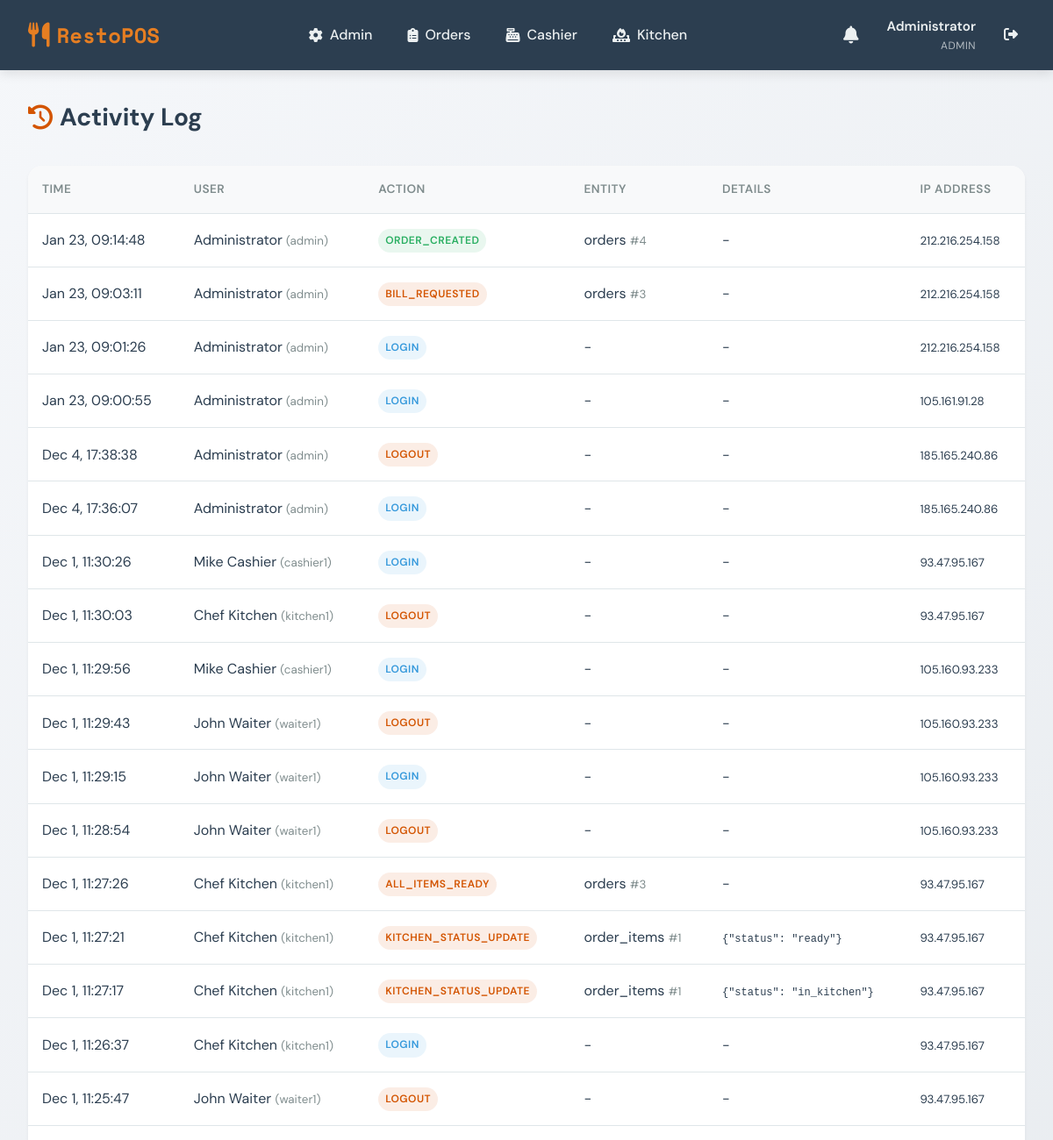
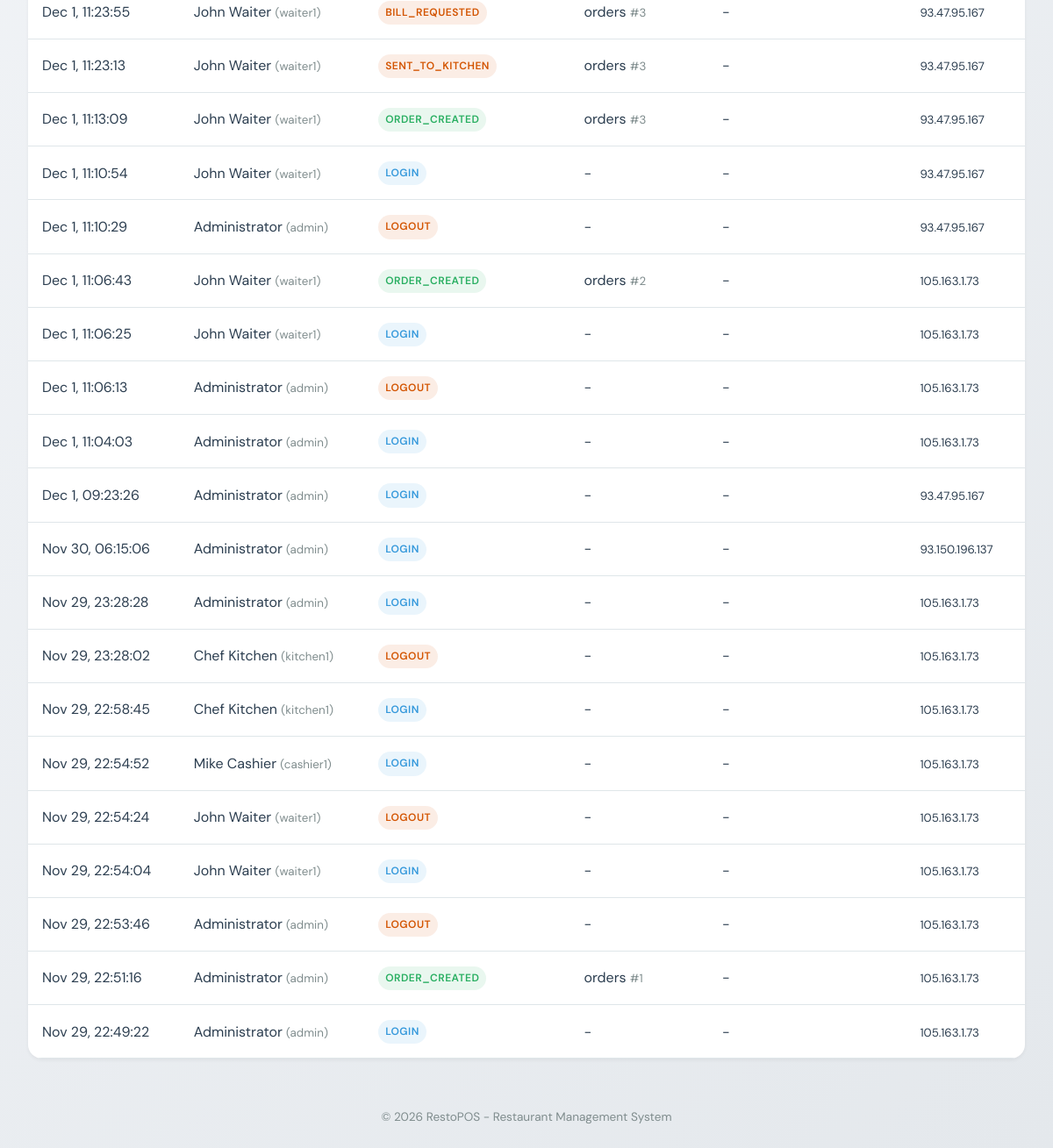
The app's page /admin/activity.php (signed in) with its own data (2 pictures, top to bottom).
### tables this page shows
CREATE TABLE `users` (
  `id` int NOT NULL,
  `username` varchar(50) NOT NULL,
  `password` varchar(255) NOT NULL,
  `full_name` varchar(100) NOT NULL,
  `role` enum('admin','waiter','cashier','kitchen') NOT NULL,
  `email` varchar(100) DEFAULT NULL,
  `phone` varchar(20) DEFAULT NULL,
  `active` tinyint(1) DEFAULT '1',
  `created_at` timestamp NULL DEFAULT CURRENT_TIMESTAMP,
  `updated_at` timestamp NULL DEFAULT CURRENT_TIMESTAMP ON UPDATE CURRENT_TIMESTAMP
);

CREATE TABLE `activity_log` (
  `id` int NOT NULL,
  `user_id` int DEFAULT NULL,
  `action` varchar(100) NOT NULL,
  `entity_type` varchar(50) DEFAULT NULL,
  `entity_id` int DEFAULT NULL,
  `details` json DEFAULT NULL,
  `ip_address` varchar(45) DEFAULT NULL,
  `created_at` timestamp NULL DEFAULT CURRENT_TIMESTAMP
);

### includes/functions.php (called while the page is built, shortened)
<?php
function getCurrentUser() {
    $pdo = getDBConnection();
    $stmt = $pdo->prepare("SELECT * FROM users WHERE id = ? AND active = 1");
    $stmt->execute([$_SESSION['user_id']]);
    return $stmt->fetch();
}
function hasRole($roles) {
    $user = getCurrentUser();
    return in_array($user['role'], $roles);
}
function sanitize($input) {
    return htmlspecialchars(trim($input), ENT_QUOTES, 'UTF-8');
}

### admin/activity.php (the view, shortened to what this page needs)
<?php
require_once __DIR__ . '/../includes/functions.php';
$pdo = getDBConnection();
$stmt = $pdo->query("
    SELECT al.*, u.full_name, u.username
    FROM activity_log al
    LEFT JOIN users u ON al.user_id = u.id
    ORDER BY al.created_at DESC
    LIMIT 100
");
$activities = $stmt->fetchAll();
include __DIR__ . '/../includes/header.php';
?>
<div class="page-header">
    <h1><i class="fas fa-history"></i> Activity Log</h1>
</div>
<div class="card">
    <table class="data-table">
        <thead>
            <tr>
                <th>Time</th>
                <th>User</th>
                <th>Action</th>
                <th>Entity</th>
                <th>Details</th>
                <th>IP Address</th>
            </tr>
        </thead>
        <tbody>
            <?php foreach ($activities as $activity): ?>
                <tr>
                    <td><?= date('M j, H:i:s', strtotime($activity['created_at'])) ?></td>
                    <td>
                        <?php if ($activity['full_name']): ?>
                            <?= htmlspecialchars($activity['full_name']) ?>
                            <small class="text-muted">(<?= htmlspecialchars($activity['username']) ?>)</small>
                        <?php else: ?>
                            <span class="text-muted">System</span>
                        <?php endif; ?>
                    </td>
                    <td>
                        <span class="badge badge-<?=
                            strpos($activity['action'], 'create') !== false ? 'success' :
                            (strpos($activity['action'], 'delete') !== false ? 'danger' :
                            (strpos($activity['action'], 'login') !== false ? 'info' : 'primary'))
                        ?>">
                            <?= htmlspecialchars($activity['action']) ?>
                        </span>
                    </td>
                    <td>
                        <?php if ($activity['entity_type']): ?>
                            <?= htmlspecialchars($activity['entity_type']) ?>
                            <?php if ($activity['entity_id']): ?>
                                <small class="text-muted">#<?= $activity['entity_id'] ?></small>
                            <?php endif; ?>
                        <?php else: ?>
                            -
                        <?php endif; ?>
                    </td>
                    <td>
                        <?php if ($activity['details']): ?>
                            <code style="font-size: 0.75rem;"><?= htmlspecialchars(substr($activity['details'], 0, 50)) ?></code>
                        <?php else: ?>
                            -
                        <?php endif; ?>
                    </td>
                    <td><small><?= htmlspecialchars($activity['ip_address'] ?? '-') ?></small></td>
                </tr>
            <?php endforeach; ?>
        </tbody>
    </table>
</div>
<?php include __DIR__ . '/../includes/footer.php'; ?>

### includes/header.php (shortened to what this page needs)
<?php
$currentUser = getCurrentUser();
$currentPage = basename($_SERVER['PHP_SELF'], '.php');
?>
<!DOCTYPE html>
<html lang="en">
<head>
    <link rel="stylesheet" href="https://cdnjs.cloudflare.com/ajax/libs/font-awesome/6.4.0/css/all.min.css">
    <link rel="stylesheet" href="/assets/css/style.css">
</head>
<body class="role-<?= $currentUser['role'] ?? 'guest' ?>">
    <nav class="main-nav">
        <div class="nav-brand">
            <i class="fas fa-utensils"></i>
            <span>RestoPOS</span>
        </div>
        <?php if ($currentUser): ?>
        <div class="nav-links">
            <?php if (hasRole(['admin'])): ?>
                <a href="/admin/index.php" class="<?= strpos($currentPage, 'admin') !== false ? 'active' : '' ?>">
                    <i class="fas fa-cog"></i> Admin
                </a>
            <?php endif; ?>
            <?php if (hasRole(['admin', 'waiter'])): ?>
                <a href="/waiter/index.php" class="<?= strpos($currentPage, 'waiter') !== false || $currentPage === 'tables' ? 'active' : '' ?>">
                    <i class="fas fa-clipboard-list"></i> Orders
                </a>
            <?php endif; ?>
            <?php if (hasRole(['admin', 'cashier'])): ?>
                <a href="/cashier/index.php" class="<?= strpos($currentPage, 'cashier') !== false ? 'active' : '' ?>">
                    <i class="fas fa-cash-register"></i> Cashier
                </a>
            <?php endif; ?>
            <?php if (hasRole(['admin', 'kitchen'])): ?>
                <a href="/kitchen/index.php" class="<?= strpos($currentPage, 'kitchen') !== false ? 'active' : '' ?>">
                    <i class="fas fa-fire-burner"></i> Kitchen
                </a>
            <?php endif; ?>
        </div>
        <div class="nav-user">
            <div class="notifications-bell" id="notificationsBell">
                <i class="fas fa-bell"></i>
            </div>
            <div class="user-info">
                <span class="user-name"><?= sanitize($currentUser['full_name']) ?></span>
                <span class="user-role"><?= ucfirst($currentUser['role']) ?></span>
            </div>
            <a href="/logout.php" class="btn-logout" title="Logout">
                <i class="fas fa-sign-out-alt"></i>
            </a>
        </div>
        <?php else: ?>
        <div class="nav-links">
            <a href="/login.php">Login</a>
        </div>
        <?php endif; ?>
    </nav>
    <main class="main-content">

### assets/css/style.css (style rules this page uses)
:root { --primary: #d35400; --primary-dark: #a84300; --primary-light: #e67e22; --secondary: #2c3e50; --accent: #16a085; --success: #27ae60; --warning: #f39c12; --danger: #e74c3c; --info: #3498db; --bg-dark: #1a1a2e; --bg-card: #16213e; --bg-light: #f8f9fa; --text-primary: #2c3e50; --text-secondary: #7f8c8d; --text-light: #ecf0f1; --border-color: #dfe6e9; --status-free: #27ae60; --status-occupied: #e74c3c; --status-bill: #f39c12; --status-reserved: #9b59b6; --space-xs: 0.25rem; --space-sm: 0.5rem; --space-md: 1rem; --space-lg: 1.5rem; --space-xl: 2rem; --space-xxl: 3rem; --font-main: 'DM Sans', -apple-system, BlinkMacSystemFont, sans-serif; --font-display: 'Space Mono', monospace; --shadow-sm: 0 2px 4px rgba(0,0,0,0.05); --shadow-md: 0 4px 12px rgba(0,0,0,0.1); --shadow-lg: 0 8px 24px rgba(0,0,0,0.12); --shadow-glow: 0 0 20px rgba(211, 84, 0, 0.3); --radius-sm: 6px; --radius-md: 10px; --radius-lg: 16px; --radius-full: 50px; --transition-fast: 0.15s ease; --transition-normal: 0.25s ease; --transition-slow: 0.4s ease; }
*, *::before, *::after { box-sizing: border-box; margin: 0; padding: 0; }
html { font-size: 16px; scroll-behavior: smooth; }
body { font-family: var(--font-main); background: linear-gradient(135deg, #f5f7fa 0%, #e4e8ec 100%); min-height: 100vh; color: var(--text-primary); line-height: 1.6; }
.main-nav { background: var(--secondary); padding: var(--space-md) var(--space-xl); display: flex; align-items: center; justify-content: space-between; position: sticky; top: 0; z-index: 1000; box-shadow: var(--shadow-md); }
.nav-brand { display: flex; align-items: center; gap: var(--space-sm); color: var(--primary-light); font-family: var(--font-display); font-size: 1.5rem; font-weight: 700; }
.nav-brand i { font-size: 1.75rem; }
.nav-links { display: flex; gap: var(--space-sm); }
.nav-links a { color: var(--text-light); text-decoration: none; padding: var(--space-sm) var(--space-md); border-radius: var(--radius-md); transition: all var(--transition-fast); display: flex; align-items: center; gap: var(--space-sm); font-weight: 500; }
.nav-user { display: flex; align-items: center; gap: var(--space-lg); }
.notifications-bell { position: relative; cursor: pointer; color: var(--text-light); font-size: 1.25rem; padding: var(--space-sm); transition: color var(--transition-fast); }
.user-info { display: flex; flex-direction: column; align-items: flex-end; color: var(--text-light); }
.user-name { font-weight: 600; font-size: 0.95rem; }
.user-role { font-size: 0.75rem; opacity: 0.7; text-transform: uppercase; letter-spacing: 0.5px; }
.btn-logout { color: var(--text-light); padding: var(--space-sm); border-radius: var(--radius-md); transition: all var(--transition-fast); }
.main-content { padding: var(--space-xl); min-height: calc(100vh - 140px); }
.page-header { display: flex; justify-content: space-between; align-items: center; margin-bottom: var(--space-xl); }
.page-header h1 { font-size: 1.75rem; font-weight: 700; color: var(--secondary); display: flex; align-items: center; gap: var(--space-sm); }
.page-header h1 i { color: var(--primary); }
.card { background: white; border-radius: var(--radius-lg); box-shadow: var(--shadow-sm); overflow: hidden; transition: box-shadow var(--transition-normal); }
.data-table { width: 100%; border-collapse: collapse; }
.data-table th, .data-table td { padding: var(--space-md); text-align: left; border-bottom: 1px solid var(--border-color); }
.data-table th { background: var(--bg-light); font-weight: 600; font-size: 0.85rem; text-transform: uppercase; letter-spacing: 0.5px; color: var(--text-secondary); }
.badge { display: inline-flex; align-items: center; padding: var(--space-xs) var(--space-sm); font-size: 0.75rem; font-weight: 600; border-radius: var(--radius-full); text-transform: uppercase; letter-spacing: 0.5px; }
.badge-primary { background: rgba(211, 84, 0, 0.1); color: var(--primary); }
.badge-success { background: rgba(39, 174, 96, 0.1); color: var(--success); }
.badge-info { background: rgba(52, 152, 219, 0.1); color: var(--info); }
.text-muted { color: var(--text-secondary); }

### records on screen
users: full_name "Administrator", role "ADMIN"
activity_log: created_at "Jan 23, 09:14:48", user.full_name "Administrator", user.username "admin", action "ORDER_CREATED", entity_type "orders", entity "4", ip_address "212.216.254.158"
activity_log: created_at "Jan 23, 09:03:11", user.full_name "Administrator", user.username "admin", action "BILL_REQUESTED", entity_type "orders", entity "3", ip_address "212.216.254.158"
activity_log: created_at "Jan 23, 09:01:26", user.full_name "Administrator", user.username "admin", action "LOGIN", ip_address "212.216.254.158"
activity_log: created_at "Jan 23, 09:00:55", user.full_name "Administrator", user.username "admin", action "LOGIN", ip_address "105.161.91.28"
activity_log: created_at "Dec 4, 17:38:38", user.full_name "Administrator", user.username "admin", action "LOGOUT", ip_address "185.165.240.86"
activity_log: created_at "Dec 4, 17:36:07", user.full_name "Administrator", user.username "admin", action "LOGIN", ip_address "185.165.240.86"
activity_log: created_at "Dec 1, 11:30:26", user.full_name "Mike Cashier", user.username "cashier1", action "LOGIN", ip_address "93.47.95.167"
activity_log: created_at "Dec 1, 11:30:03", user.full_name "Chef Kitchen", user.username "kitchen1", action "LOGOUT", ip_address "93.47.95.167"
activity_log: created_at "Dec 1, 11:29:56", user.full_name "Mike Cashier", user.username "cashier1", action "LOGIN", ip_address "105.160.93.233"
activity_log: created_at "Dec 1, 11:29:43", user.full_name "John Waiter", user.username "waiter1", action "LOGOUT", ip_address "105.160.93.233"
activity_log: created_at "Dec 1, 11:29:15", user.full_name "John Waiter", user.username "waiter1", action "LOGIN", ip_address "105.160.93.233"
activity_log: created_at "Dec 1, 11:28:54", user.full_name "John Waiter", user.username "waiter1", action "LOGOUT", ip_address "105.160.93.233"
activity_log: created_at "Dec 1, 11:27:26", user.full_name "Chef Kitchen", user.username "kitchen1", action "ALL_ITEMS_READY", entity_type "orders", entity "3", ip_address "93.47.95.167"
activity_log: created_at "Dec 1, 11:27:21", user.full_name "Chef Kitchen", user.username "kitchen1", action "KITCHEN_STATUS_UPDATE", entity_type "order_items", entity "1", details "{\"status\": \"ready\"}", ip_address "93.47.95.167"
activity_log: created_at "Dec 1, 11:27:17", user.full_name "Chef Kitchen", user.username "kitchen1", action "KITCHEN_STATUS_UPDATE", entity_type "order_items", entity "1", details "{\"status\": \"in_kitchen\"}", ip_address "93.47.95.167"
activity_log: created_at "Dec 1, 11:26:37", user.full_name "Chef Kitchen", user.username "kitchen1", action "LOGIN", ip_address "93.47.95.167"
activity_log: created_at "Dec 1, 11:25:47", user.full_name "John Waiter", user.username "waiter1", action "LOGOUT", ip_address "93.47.95.167"
activity_log: created_at "Dec 1, 11:23:55", user.full_name "John Waiter", user.username "waiter1", action "BILL_REQUESTED", entity_type "orders", entity "3", ip_address "93.47.95.167"
activity_log: created_at "Dec 1, 11:23:13", user.full_name "John Waiter", user.username "waiter1", action "SENT_TO_KITCHEN", entity_type "orders", entity "3", ip_address "93.47.95.167"
activity_log: created_at "Dec 1, 11:13:09", user.full_name "John Waiter", user.username "waiter1", action "ORDER_CREATED", entity_type "orders", entity "3", ip_address "93.47.95.167"
activity_log: created_at "Dec 1, 11:10:54", user.full_name "John Waiter", user.username "waiter1", action "LOGIN", ip_address "93.47.95.167"
activity_log: created_at "Dec 1, 11:10:29", user.full_name "Administrator", user.username "admin", action "LOGOUT", ip_address "93.47.95.167"
activity_log: created_at "Dec 1, 11:06:43", user.full_name "John Waiter", user.username "waiter1", action "ORDER_CREATED", entity_type "orders", entity "2", ip_address "105.163.1.73"
activity_log: created_at "Dec 1, 11:06:25", user.full_name "John Waiter", user.username "waiter1", action "LOGIN", ip_address "105.163.1.73"
activity_log: created_at "Dec 1, 11:06:13", user.full_name "Administrator", user.username "admin", action "LOGOUT", ip_address "105.163.1.73"
activity_log: created_at "Dec 1, 11:04:03", user.full_name "Administrator", user.username "admin", action "LOGIN", ip_address "105.163.1.73"
activity_log: created_at "Dec 1, 09:23:26", user.full_name "Administrator", user.username "admin", action "LOGIN", ip_address "93.47.95.167"
activity_log: created_at "Nov 30, 06:15:06", user.full_name "Administrator", user.username "admin", action "LOGIN", ip_address "93.150.196.137"
activity_log: created_at "Nov 29, 23:28:28", user.full_name "Administrator", user.username "admin", action "LOGIN", ip_address "105.163.1.73"
activity_log: created_at "Nov 29, 23:28:02", user.full_name "Chef Kitchen", user.username "kitchen1", action "LOGOUT", ip_address "105.163.1.73"
activity_log: created_at "Nov 29, 22:58:45", user.full_name "Chef Kitchen", user.username "kitchen1", action "LOGIN", ip_address "105.163.1.73"
activity_log: created_at "Nov 29, 22:54:52", user.full_name "Mike Cashier", user.username "cashier1", action "LOGIN", ip_address "105.163.1.73"
activity_log: created_at "Nov 29, 22:54:24", user.full_name "John Waiter", user.username "waiter1", action "LOGOUT", ip_address "105.163.1.73"
activity_log: created_at "Nov 29, 22:54:04", user.full_name "John Waiter", user.username "waiter1", action "LOGIN", ip_address "105.163.1.73"
activity_log: created_at "Nov 29, 22:53:46", user.full_name "Administrator", user.username "admin", action "LOGOUT", ip_address "105.163.1.73"
activity_log: created_at "Nov 29, 22:51:16", user.full_name "Administrator", user.username "admin", action "ORDER_CREATED", entity_type "orders", entity "1", ip_address "105.163.1.73"
activity_log: created_at "Nov 29, 22:49:22", user.full_name "Administrator", user.username "admin", action "LOGIN", ip_address "105.163.1.73"
